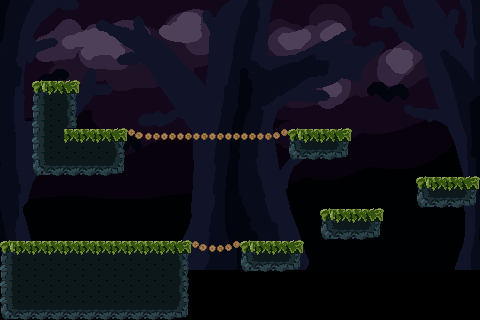

A level layout from a 2D game, rendered from its tile map. Below: a short description, then the map file with tile-grid data replaced by summaries:
An orthogonal 30x20 tile map with 16x16 px tiles, 1 tile layer (Tile Layer 1), 2 tilesets, 1 image layer and 46 objects (11x coin).

<map version="1.10" tiledversion="1.11.0" orientation="orthogonal" renderorder="right-down" width="30" height="20" tilewidth="16" tileheight="16" infinite="0" nextlayerid="4" nextobjectid="31">
 <tileset firstgid="1" name="basic-tiles" tilewidth="16" tileheight="16" tilecount="64" columns="8">
  <image source="../../tilesets/2-tileset.png" width="128" height="128" />
  <tile id="1">
   <objectgroup draworder="index" id="2">
    <object id="2" x="0.0222222" y="0.977778" width="15.9111" height="14.9778" />
    <object id="3" x="0" y="1" width="16" height="15" />
   </objectgroup>
  </tile>
  <tile id="2">
   <objectgroup draworder="index" id="2">
    <object id="1" x="1" y="0" width="15" height="16" />
   </objectgroup>
  </tile>
  <tile id="3">
   <objectgroup draworder="index" id="2">
    <object id="1" x="0" y="0" width="16" height="16" />
   </objectgroup>
  </tile>
  <tile id="4">
   <objectgroup draworder="index" id="2">
    <object id="1" x="0" y="0" width="16" height="16" />
   </objectgroup>
  </tile>
  <tile id="5">
   <objectgroup draworder="index" id="2">
    <object id="1" x="0" y="0" width="15" height="16" />
   </objectgroup>
  </tile>
  <tile id="6">
   <objectgroup draworder="index" id="2">
    <object id="1" x="0" y="0" width="13" height="16" />
   </objectgroup>
  </tile>
  <tile id="9">
   <objectgroup draworder="index" id="2">
    <object id="3" x="0.02841" y="4.03977" width="16.071" height="11.8125" />
   </objectgroup>
  </tile>
  <tile id="10">
   <objectgroup draworder="index" id="2">
    <object id="2" x="0.0426" y="3.81818" width="15.946" height="12" />
   </objectgroup>
  </tile>
  <tile id="11">
   <objectgroup draworder="index" id="2">
    <object id="3" x="0.0482818" y="3.72727" width="15.929" height="12.25" />
   </objectgroup>
  </tile>
  <tile id="17">
   <objectgroup draworder="index" id="2">
    <object id="1" x="1" y="0.03125" width="15.0313" height="15.875" />
   </objectgroup>
  </tile>
  <tile id="18">
   <objectgroup draworder="index" id="3">
    <object id="4" x="0" y="0.03125" width="16.0938" height="16.0938" />
   </objectgroup>
  </tile>
  <tile id="19">
   <objectgroup draworder="index" id="2">
    <object id="1" x="0.03125" y="0" width="12.0313" height="16" />
   </objectgroup>
  </tile>
  <tile id="25">
   <objectgroup draworder="index" id="2">
    <object id="1" x="2" y="0.03125" width="14.125" height="15.0313" />
   </objectgroup>
  </tile>
  <tile id="26">
   <objectgroup draworder="index" id="2">
    <object id="1" x="0.03125" y="5.96875" width="16" height="8.1875" />
   </objectgroup>
  </tile>
  <tile id="27">
   <objectgroup draworder="index" id="2">
    <object id="1" x="0.03125" y="0" width="11.9688" height="13.0625" />
   </objectgroup>
  </tile>
  <tile id="41">
   <objectgroup draworder="index" id="2">
    <object id="1" x="-0.501258" y="3.87141" width="17.4142" height="3.80115" rotation="14.6242" />
   </objectgroup>
  </tile>
  <tile id="42">
   <objectgroup draworder="index" id="2">
    <object id="1" x="1.03125" y="8.59375" width="14.9688" height="6.03125" />
   </objectgroup>
  </tile>
  <tile id="43">
   <objectgroup draworder="index" id="2">
    <object id="1" x="-1.05774" y="7.86492" width="17.5491" height="2.47011" rotation="347.626" />
   </objectgroup>
  </tile>
 </tileset>
 <tileset firstgid="65" name="basic-tiles" tilewidth="16" tileheight="16" tilecount="64" columns="8">
  <image source="../../tilesets/2-tileset.png" width="128" height="128" />
  <tile id="1">
   <objectgroup draworder="index" id="2">
    <object id="2" x="0.0222222" y="0.977778" width="15.9111" height="14.9778" />
    <object id="3" x="0" y="1" width="16" height="15" />
   </objectgroup>
  </tile>
  <tile id="2">
   <objectgroup draworder="index" id="2">
    <object id="1" x="1" y="0" width="15" height="16" />
   </objectgroup>
  </tile>
  <tile id="3">
   <objectgroup draworder="index" id="2">
    <object id="1" x="0" y="0" width="16" height="16" />
   </objectgroup>
  </tile>
  <tile id="4">
   <objectgroup draworder="index" id="2">
    <object id="1" x="0" y="0" width="16" height="16" />
   </objectgroup>
  </tile>
  <tile id="5">
   <objectgroup draworder="index" id="2">
    <object id="1" x="0" y="0" width="15" height="16" />
   </objectgroup>
  </tile>
  <tile id="6">
   <objectgroup draworder="index" id="2">
    <object id="1" x="0" y="0" width="13" height="16" />
   </objectgroup>
  </tile>
  <tile id="9">
   <objectgroup draworder="index" id="2">
    <object id="3" x="0.809659" y="3.69602" width="15.071" height="12.3125" />
   </objectgroup>
  </tile>
  <tile id="10">
   <objectgroup draworder="index" id="2">
    <object id="2" x="0.0426" y="3.81818" width="15.946" height="12" />
   </objectgroup>
  </tile>
  <tile id="11">
   <objectgroup draworder="index" id="2">
    <object id="3" x="0.0482818" y="3.72727" width="13.929" height="12.25" />
   </objectgroup>
  </tile>
  <tile id="17">
   <objectgroup draworder="index" id="2">
    <object id="1" x="1" y="0.03125" width="15.0313" height="15.875" />
   </objectgroup>
  </tile>
  <tile id="18">
   <objectgroup draworder="index" id="3">
    <object id="4" x="0" y="0.03125" width="16.0938" height="16.0938" />
   </objectgroup>
  </tile>
  <tile id="19">
   <objectgroup draworder="index" id="2">
    <object id="1" x="0.03125" y="0" width="12.0313" height="16" />
   </objectgroup>
  </tile>
  <tile id="25">
   <objectgroup draworder="index" id="2">
    <object id="1" x="2" y="0.03125" width="14.125" height="15.0313" />
   </objectgroup>
  </tile>
  <tile id="26">
   <objectgroup draworder="index" id="2">
    <object id="1" x="0.03125" y="5.96875" width="16" height="8.1875" />
   </objectgroup>
  </tile>
  <tile id="27">
   <objectgroup draworder="index" id="2">
    <object id="1" x="0.03125" y="0" width="11.9688" height="13.0625" />
   </objectgroup>
  </tile>
 </tileset>
 <imagelayer id="3" name="Image Layer 1" repeatx="1">
  <image source="sprites/backdrop.png" width="480" height="270" />
 </imagelayer>
 <layer id="1" name="Tile Layer 1" width="30" height="20">
  <data>[600 cells, 132 non-empty, 13 distinct tile ids]</data>
 </layer>
 <objectgroup id="2" name="coins">
  <object id="16" name="coin" x="154.667" y="171.667">
   <properties>
    <property name="coin" type="class" propertytype="simple_tiled_platform::game_system::Collectible" />
   </properties>
   <point />
  </object>
  <object id="17" name="coin" x="251.5" y="122">
   <properties>
    <property name="coin" type="class" propertytype="simple_tiled_platform::game_system::Collectible" />
   </properties>
   <point />
  </object>
  <object id="18" name="coin" x="315" y="192.5">
   <properties>
    <property name="coin" type="class" propertytype="simple_tiled_platform::game_system::Collectible" />
   </properties>
   <point />
  </object>
  <object id="19" name="coin" x="399" y="139.5">
   <properties>
    <property name="coin" type="class" propertytype="simple_tiled_platform::game_system::Collectible" />
   </properties>
   <point />
  </object>
  <object id="20" name="coin" x="66.6667" y="232.333">
   <properties>
    <property name="coin" type="class" propertytype="simple_tiled_platform::game_system::Collectible" />
   </properties>
   <point />
  </object>
  <object id="25" name="coin" x="201.667" y="122">
   <properties>
    <property name="coin" type="class" propertytype="simple_tiled_platform::game_system::Collectible" />
   </properties>
   <point />
  </object>
  <object id="26" name="coin" x="153" y="122">
   <properties>
    <property name="coin" type="class" propertytype="simple_tiled_platform::game_system::Collectible" />
   </properties>
   <point />
  </object>
  <object id="27" name="coin" x="69.3333" y="68.6667">
   <properties>
    <property name="coin" type="class" propertytype="simple_tiled_platform::game_system::Collectible" />
   </properties>
   <point />
  </object>
  </objectgroup>
</map>
<!-- 3 of 46 objects omitted -->